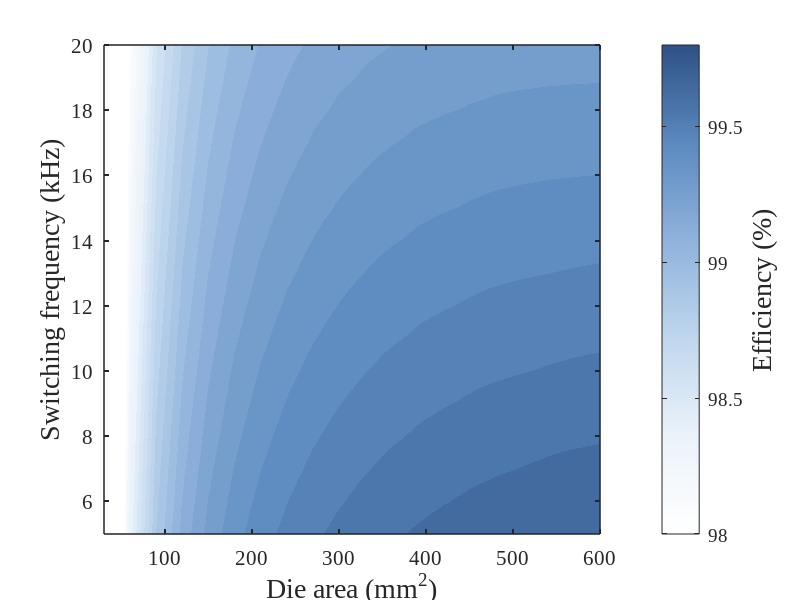

Write MATLAB code to recreate this figure. (Note: this script raises an error after producing the figure.)
%% ============================================
%  PARAMETRIC η(A_die, f_sw) — EXACT MATCH TO YOUR LOOP + dv/dt(|I|)
%  ============================================
clear; clc; close all;

%% ---------- PARAMETERS (edit here) ----------
S.Pout        = 300e3;        % W
S.ffund       = 500;          % Hz
S.cosphi      = 1.0;          % power factor
S.ma          = 1.0;          % modulation index
S.Ipk_base    = 356;          % A (base peak current)
S.Ipk_scale   = 1;            % multiplier on I_peak

S.Fsw_vec     = 5e3:0.5e3:20e3; % Hz
S.Adie_vec    = 30:30:600;      % mm^2

S.k_r         = 7.2e-3*66;  % conduction constant
S.alpha_r     = 1.6;          % conduction exponent
S.Ub_kV       = 2;            % kV (for conduction model)

S.Udc         = 1200;         % V (dc-link)
S.k_c         = 1.6e4;        % Coss constant
S.alpha_c     = -1;           % Coss exponent (Ub in volts)

S.dv_dt       = 20e9;         % V/s fallback (used if dvdt_model='const')
S.di_dt       = 20e9;         % A/s placeholder for overlap term

S.scale_temp  = 1.0;          % temperature scaling for R_DS(on)

% --- dv/dt(|I|) control model ---
S.dvdt_model  = 'const';      % 'const' | 'linear_clamp' | 'inverse'
S.dvdt_min    = 3e9;                 % V/s slowest edge at high |I|
S.dvdt_max    = 15e9;                % V/s fastest edge at light |I|
S.dvdt_Iref   = 1*(S.Ipk_base*S.Ipk_scale); % A, where limitation kicks in
S.dvdt_k      = 1.0;                 % shape factor for 'inverse'

% Plot styling
S.nLevels     = 40;
S.eta_caxis   = [98 99.8];

% Extra-figure settings for "switching loss vs |I|"
S.plotIL.A_sel   = 300;   % mm^2 (choose die area for IL plot)
S.plotIL.fsw_sel = 14e3;  % Hz   (choose switching freq for IL plot)

% --- Deviation bands (relative, e.g., 0.10 = ±10%) ---
S.band.rds_rel  = 0.1;   % ±20% for R_DS(on) model spread
S.band.esw_rel  = 0.1;   % ±15% for Esw (Coss-based) spread
S.band.pzcs_rel = 0.1;   % ±15% for ZCS (Coss) power band in Fig. 3
S.band.psw_rel  = 0.1;   % ±15% for total switching loss vs |I|

%% ---------- Derived constants ----------
I_peak   = S.Ipk_base * S.Ipk_scale;
theta_pf = acos(S.cosphi);
m_a      = S.ma;
ffund    = S.ffund;

Fsw_a    = S.Fsw_vec;
A_die_a  = S.Adie_vec;

k_r      = S.k_r;
alpha_r  = S.alpha_r;
U_b      = S.Ub_kV;           % kV for conduction
Udc      = S.Udc;
Ub_volt  = U_b*1e3;           % V  for Coss
k_c      = S.k_c;
alpha_c  = S.alpha_c;

% --- dv/dt(I) mapping (anonymous function, same script; no local functions) ---
dvdt_of_I = @(Iabs) ...
    ( ...
      strcmpi(S.dvdt_model,'const')        .* (S.dv_dt*ones(size(Iabs))) + ...
      strcmpi(S.dvdt_model,'linear_clamp') .* ( ...
          max(S.dvdt_min, S.dvdt_max - (S.dvdt_max-S.dvdt_min).*min(1, Iabs./max(S.dvdt_Iref,eps))) ) + ...
      strcmpi(S.dvdt_model,'inverse')      .* ( ...
          max(S.dvdt_min, S.dvdt_max ./ (1 + S.dvdt_k.*Iabs./max(S.dvdt_Iref,eps))) ) ...
    );

%% ---------- Allocate (rows=f_sw, cols=A_die) ----------
P_on_y   = zeros(numel(Fsw_a), numel(A_die_a));   % conduction
P_zcs_y  = zeros(numel(Fsw_a), numel(A_die_a));   % zero-current switching
P_over_y = zeros(numel(Fsw_a), numel(A_die_a));   % overlap

%% ---------- Main loops (identical stepping to your loop) ----------
dth_con_fixed = 1e-2;  % conduction theta step (fixed)

for i_f = 1:numel(Fsw_a)
    fsw   = Fsw_a(i_f);
    dth_sw = ffund*2*pi/fsw;                     % theta step for zcs/overlap

    for i_a = 1:numel(A_die_a)
        A_die = A_die_a(i_a);

        % --- Conduction (fixed step = 1e-2) ---
        r_on = S.scale_temp * k_r * U_b^alpha_r / A_die;    % Ω (U_b in kV by design)
        P_c  = 0;
        for theta = theta_pf : dth_con_fixed : (theta_pf + pi)
            IL      = I_peak * sin(theta - theta_pf);
            D_upper = (1 + m_a * sin(theta))/2;
            D_lower = (1 - m_a * sin(theta))/2;
            P_c     = P_c + (r_on*IL^2*D_upper*dth_con_fixed) + (r_on*IL^2*D_lower*dth_con_fixed);
        end
        P_cond = 2*P_c/(2*pi);                   % same scaling as your code

        % --- ZCS switching loss (Coss) ---
        C_oss = k_c * (Ub_volt^alpha_c) * A_die * 1e-12;  % F
        Esw   = C_oss * Udc^2;                            % J per event
        % Count steps EXACTLY as ':' loop would
        Nsteps = numel(theta_pf : dth_sw : (theta_pf + pi));
        P_zcs  = ffund * 2 * Esw * Nsteps;                % W  (~ Esw*fsw)

        % --- Overlap (sum over the same discrete thetas), with dv/dt(|I|)
        E_over = 0;
        for theta = theta_pf : dth_sw : (theta_pf + pi)
            ILabs       = abs(I_peak * sin(theta - theta_pf));
            dvdt_theta  = dvdt_of_I(ILabs);               % V/s for this event
            E_over      = E_over + (Udc*ILabs.^2/S.di_dt) + (Udc^2.*ILabs./dvdt_theta);
        end
        P_over = ffund * 2 * E_over;

        % Store
        P_on_y(i_f, i_a)   = P_cond;
        P_zcs_y(i_f, i_a)  = P_zcs;
        P_over_y(i_f, i_a) = P_over;
    end
end

%% ---------- Total loss & Efficiency (kept as in your latest script) ----------
P_tot = 3 * (P_on_y + P_zcs_y + P_over_y);     % W
eta   = 100 * S.Pout ./ (S.Pout + P_tot);      % %

%% ---------- Figure 1: η(A_die, f_sw) ----------
[X,Y] = meshgrid(A_die_a, Fsw_a/1e3);          % X: die area [mm^2], Y: kHz
figure('Color','w','Position',[220 180 780 520],'Renderer','painters');
axes1 = axes('FontName','Times New Roman','FontSize',15,'LineWidth',1.1);
hold on; box on; grid off; set(gca,'Layer','top');
contourf(X, Y, eta, S.nLevels, 'LineStyle','none');

% Single-hue muted blue colormap
nC = 256;
stops = [1 1 1; 0.92 0.95 0.98; 0.75 0.84 0.93; 0.56 0.70 0.86; 0.36 0.54 0.75; 0.18 0.32 0.52];
xi = linspace(0,1,size(stops,1)); cmap = interp1(xi, stops, linspace(0,1,nC)); colormap(cmap);

xlabel('Die area (mm^2)','FontSize',20);
ylabel('Switching frequency (kHz)','FontSize',20);
xlim([min(A_die_a) max(A_die_a)]);
ylim([min(Fsw_a)/1e3 max(Fsw_a)/1e3]);
c = colorbar('FontSize',14,'FontName','Times New Roman');
ylabel(c,'Efficiency (%)','FontSize',20);
caxis(S.eta_caxis); axis tight

%% ---------- Figure 2: R_DS(on) vs A_die  &  E_sw vs A_die  + deviation bands ----------
rds_vec    = S.scale_temp * S.k_r * S.Ub_kV^S.alpha_r ./ A_die_a;            % Ω
Coss_vec   = S.k_c * ((S.Ub_kV*1e3)^S.alpha_c) .* A_die_a * 1e-12;          % F
Esw_vec_mJ = (Coss_vec * S.Udc^2) * 1e3;                                     % mJ/event

% Build bands
rds_low    = rds_vec .* (1 - S.band.rds_rel);
rds_high   = rds_vec .* (1 + S.band.rds_rel);

esw_low    = Esw_vec_mJ .* (1 - S.band.esw_rel);
esw_high   = Esw_vec_mJ .* (1 + S.band.esw_rel);

figure('Color','w','Position',[180 140 900 420],'Renderer','opengl');
tiledlayout(1,2,'Padding','compact','TileSpacing','compact');

% --- Left: Rds vs Adie with band
nexttile(1);
hold on; box on; grid on;
% shaded band
fill([A_die_a, fliplr(A_die_a)], [rds_low, fliplr(rds_high)], [0.18 0.32 0.52], ...
     'FaceAlpha', 0.15, 'EdgeColor','none');
% nominal line
plot(A_die_a, rds_vec, 'LineWidth',2.0, 'Color',[0.18 0.32 0.52]);
xlabel('Die area (mm^2)','FontSize',16); ylabel('R_{DS(on)} (\Omega)','FontSize',16);
title(sprintf('R_{DS(on)} vs A_{die}  (U_b=%.1f kV, scale\\_temp=%.2f)', S.Ub_kV, S.scale_temp), 'FontWeight','normal');
legend({sprintf('Model band (\\pm%.0f%%)',100*S.band.rds_rel), 'Nominal'}, ...
       'Location','northeast','Box','on','Color','w');

% --- Right: Esw vs Adie with band
nexttile(2);
hold on; box on; grid on;
fill([A_die_a, fliplr(A_die_a)], [esw_low, fliplr(esw_high)], [0.36 0.54 0.75], ...
     'FaceAlpha', 0.18, 'EdgeColor','none');
plot(A_die_a, Esw_vec_mJ, 'LineWidth',2.0, 'Color',[0.36 0.54 0.75]);
xlabel('Die area (mm^2)','FontSize',16); ylabel('E_{sw} (mJ/event)','FontSize',16);
title(sprintf('E_{sw} vs A_{die}  (U_{dc}=%g V, U_b=%.1f kV)', S.Udc, S.Ub_kV), 'FontWeight','normal');
legend({sprintf('Model band (\\pm%.0f%%)',100*S.band.esw_rel), 'Nominal'}, ...
       'Location','northwest','Box','on','Color','w');

%% ---------- Figure 3: Switching loss vs |I_L| (for one A_die & f_sw) + bands ----------
A_sel   = S.plotIL.A_sel;
fsw_sel = S.plotIL.fsw_sel;

% Per-event energies at a constant |I| = sweep
IL_sweep = linspace(0, I_peak, 400);
dvdt_ev  = dvdt_of_I(IL_sweep);                                % V/s per event
Eover_ev = (Udc.*IL_sweep.^2)./S.di_dt + (Udc.^2.*IL_sweep)./dvdt_ev;   % J/event
% ZCS energy (independent of IL) at this A_sel
Coss_sel = S.k_c * (Ub_volt^S.alpha_c) * A_sel * 1e-12;                 % F
Esw_sel  = Coss_sel * Udc^2;                                            % J/event

% Power per inverter (3 phases) at fsw_sel:
Pzcs_inv  = 3 * (fsw_sel * Esw_sel) * ones(size(IL_sweep));             % W
Pover_inv = 3 * (fsw_sel * Eover_ev);                                   % W
Psw_inv   = Pzcs_inv + Pover_inv;                                       % W

% --- Bands ---
% ZCS band (flat with |I|, set by Coss uncertainty etc.)
Pzcs_low  = Pzcs_inv .* (1 - S.band.pzcs_rel);
Pzcs_high = Pzcs_inv .* (1 + S.band.pzcs_rel);
% Total switching loss band
Psw_low   = Psw_inv   .* (1 - S.band.psw_rel);
Psw_high  = Psw_inv   .* (1 + S.band.psw_rel);

figure('Color','w','Position',[220 160 760 520],'Renderer','opengl');
hold on; box on; grid on;

% total band first (light gray)
fill([IL_sweep, fliplr(IL_sweep)], ([Psw_low,  fliplr(Psw_high)]/1e3), [0 0 0], ...
     'FaceAlpha',0.10, 'EdgeColor','none');

% ZCS band (light red)
fill([IL_sweep, fliplr(IL_sweep)], ([Pzcs_low, fliplr(Pzcs_high)]/1e3), [0.75 0.35 0.35], ...
     'FaceAlpha',0.10, 'EdgeColor','none');

% nominal component curves and total
plot(IL_sweep, Pzcs_inv/1e3,  '-',  'LineWidth',2.0, 'Color',[0.75 0.35 0.35]);  % ZCS (muted red)
plot(IL_sweep, Pover_inv/1e3, '--', 'LineWidth',2.2, 'Color',[0.18 0.32 0.52]);  % Overlap (deep blue)
plot(IL_sweep, Psw_inv/1e3,   '-',  'LineWidth',2.4, 'Color',[0 0 0]);           % Total (black)

xlabel('|I_L| (A)','FontSize',16);
ylabel('Switching loss (kW)','FontSize',16);
title(sprintf('Switching loss vs |I_L| @ A_{die}=%d mm^2, f_{sw}=%.1f kHz', A_sel, fsw_sel/1e3), 'FontWeight','normal');

legend({ ...
    sprintf('Total band (\\pm%.0f%%)', 100*S.band.psw_rel), ...
    sprintf('ZCS band (\\pm%.0f%%)',   100*S.band.pzcs_rel), ...
    'ZCS (C_{oss})','Overlap (dv/dt(|I|))','Total (inverter)'}, ...
    'Location','northwest','Box','on','Color','w');

set(gca,'FontName','Times New Roman','FontSize',13,'TickDir','out');
